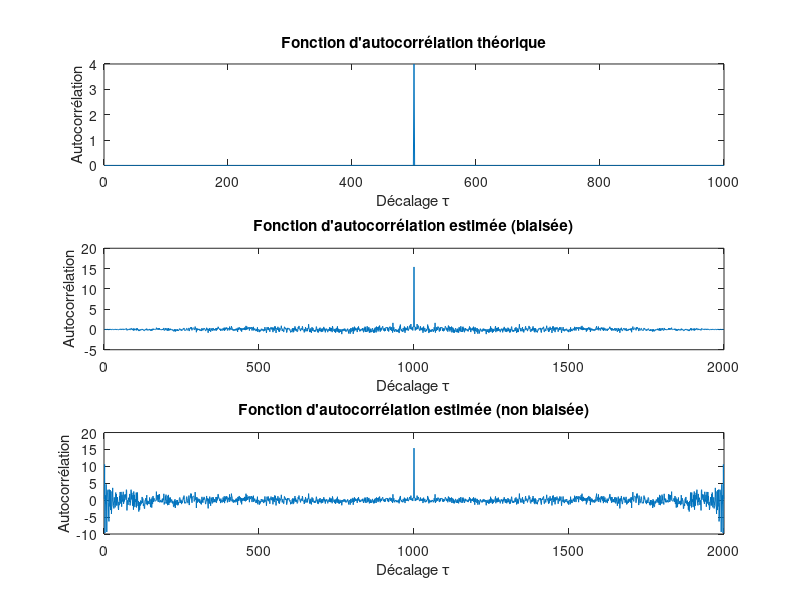
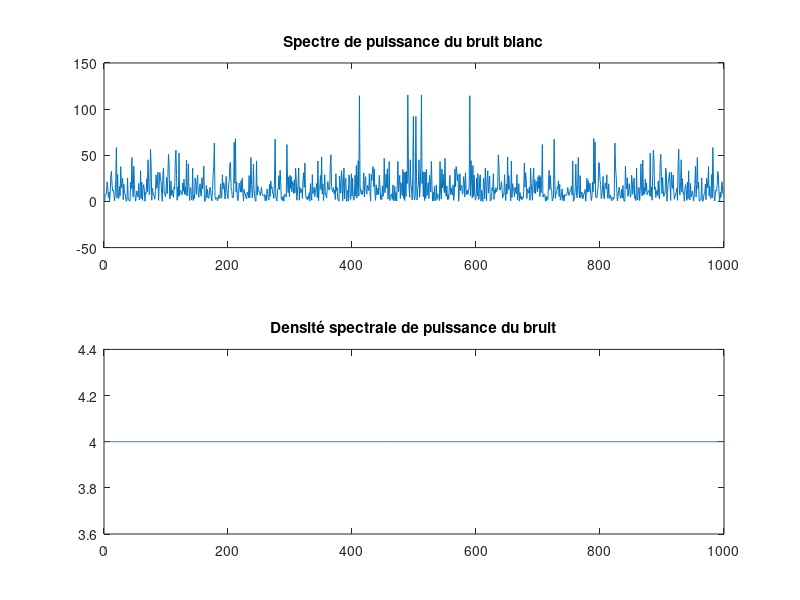
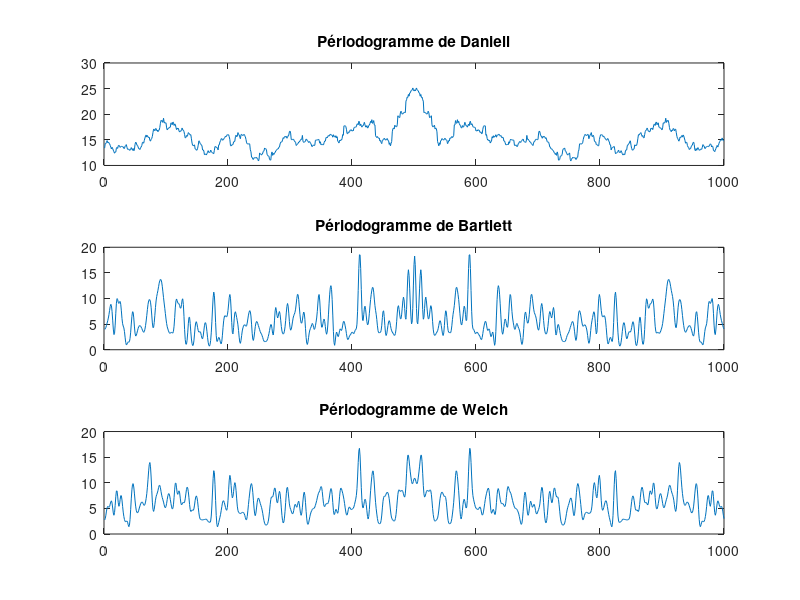
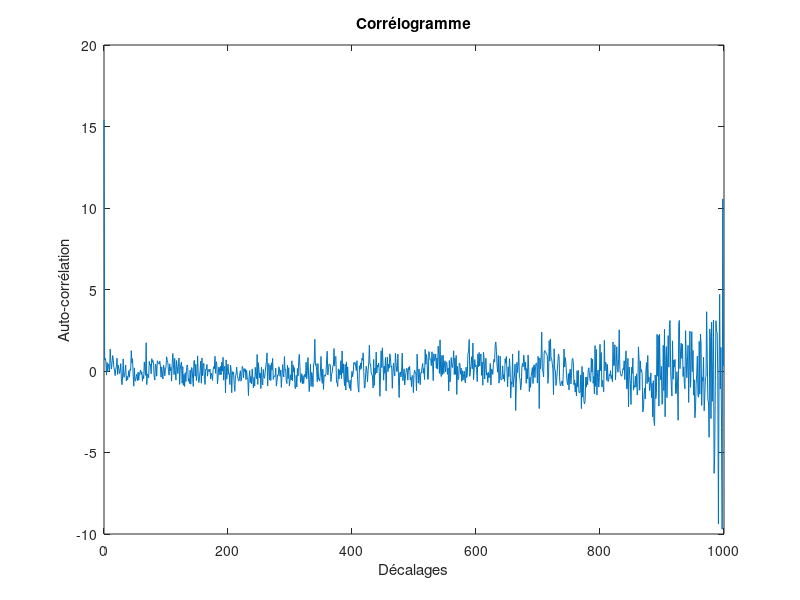

The MATLAB source for these figures, in order:
%% MOREL TOM KEGL NOEMIE groupe 4
clear; close all; clc;

%% Initialisation

sigma2 = 4;
N = 1000;
b = randn(N,1)*sigma2;

windowSize = 50;
halfWindow = floor(windowSize / 2);
segmentLength = 256;
overlap = 128;
dirac = zeros(1,N);
dirac(500) = 1;

correlogramme = zeros(1,N);

%% Code

% Estimateurs et spectres de puissance
% Fonction d'autocorrélation théorique
autocorrelation_theorique = sigma2 * dirac;

% Estimateur 1 : Fonction d'autocorrélation empirique
autocorrelation_estimee1 = xcorr(b, 'biased');

% Estimateur 2 : Fonction d'autocorrélation biaisée
autocorrelation_estimee2 = xcorr(b, 'unbiased');

% Estimateur 3 : Fonction d'autocorrélation sans biais (biais retiré)
autocorrelation_estimee3 = xcorr(b, 'coeff');

% Spectre de puissance du bruit blanc
spectre_puissance = fftshift(abs(fft(b)).^2) / N;

% Densité spectrale de puissance du bruit
densite_spectrale_puissance = sigma2 * ones(1, N);

%Periodigrammes

% Lissage pour le Périodogramme de Daniell
daniell = zeros(size(spectre_puissance));
for k = 1:N
    startIdx = max(k - halfWindow, 1);
    endIdx = min(k + halfWindow, N);
    daniell(k) = mean(spectre_puissance(startIdx:endIdx));
end

% Périodogramme de Bartlett
numSegments = floor(length(b) / segmentLength);
Pxx_Bartlett = zeros(N, 1);
for k = 1:numSegments
    segment = b((k-1)*segmentLength + 1:k*segmentLength);
    windowed = hamming(segmentLength).*segment;
    fftSegment = fft(windowed, N);
    Pxx_Bartlett = Pxx_Bartlett + abs(fftSegment).^2;
end
Pxx_Bartlett = Pxx_Bartlett / (segmentLength * numSegments);

% Périodogramme de Welch
step = segmentLength - overlap;
numSegments = 1 + floor((length(b) - segmentLength) / step);
Pxx_Welch = zeros(N, 1);
for k = 0:numSegments-1
    segment = b(k*step + 1:k*step + segmentLength);
    windowed = hamming(segmentLength).*segment;
    fftSegment = fft(windowed, N);
    Pxx_Welch = Pxx_Welch + abs(fftSegment).^2;
end
Pxx_Welch = Pxx_Welch / (segmentLength * numSegments);

% Convert to 'twosided' spectrum if needed
Pxx_Bartlett = [Pxx_Bartlett(N/2+1:end); Pxx_Bartlett(1:N/2)];
Pxx_Welch = [Pxx_Welch(N/2+1:end); Pxx_Welch(1:N/2)];


% Calcul de l'auto-corrélation pour différents décalages
for tau = 0:N-1
    sum = 0;
    for t = 1:N-tau
        sum = sum + b(t) * b(t + tau);
    end
    correlogramme(tau + 1) = sum / (N - tau); 
end


%% Affichage

figure;

% Fonction d'autocorrélation théorique
subplot(3,1,1);
plot(autocorrelation_theorique);
title('Fonction d''autocorrélation théorique');
xlabel('Décalage \tau'); 
ylabel('Autocorrélation');

% Fonction d'autocorrélation estimée (biaisée)
subplot(3,1,2);
plot(autocorrelation_estimee1);
title('Fonction d''autocorrélation estimée (biaisée)');
xlabel('Décalage \tau'); 
ylabel('Autocorrélation'); 

% Fonction d'autocorrélation estimée (sans biais)
subplot(3,1,3);
plot(autocorrelation_estimee2);
title('Fonction d''autocorrélation estimée (non biaisée)');
xlabel('Décalage \tau');
ylabel('Autocorrélation');

figure;

subplot(2,1,1);
plot(spectre_puissance);
title('Spectre de puissance du bruit blanc');
ylim([-50 150]);

subplot(2,1,2);
plot(densite_spectrale_puissance);
title('Densité spectrale de puissance du bruit');

% Comparaison
figure;
subplot(3,1,1);
plot(daniell);
title('Périodogramme de Daniell');

subplot(3,1,2);
plot(Pxx_Bartlett);
title('Périodogramme de Bartlett');

subplot(3,1,3);
plot(Pxx_Welch);
title('Périodogramme de Welch');

% Tracer le corrélogramme
figure;
lags = 0:N-1; % Vecteur des décalages
plot(lags, correlogramme);
xlabel('Décalages');
ylabel('Auto-corrélation');
title('Corrélogramme');
